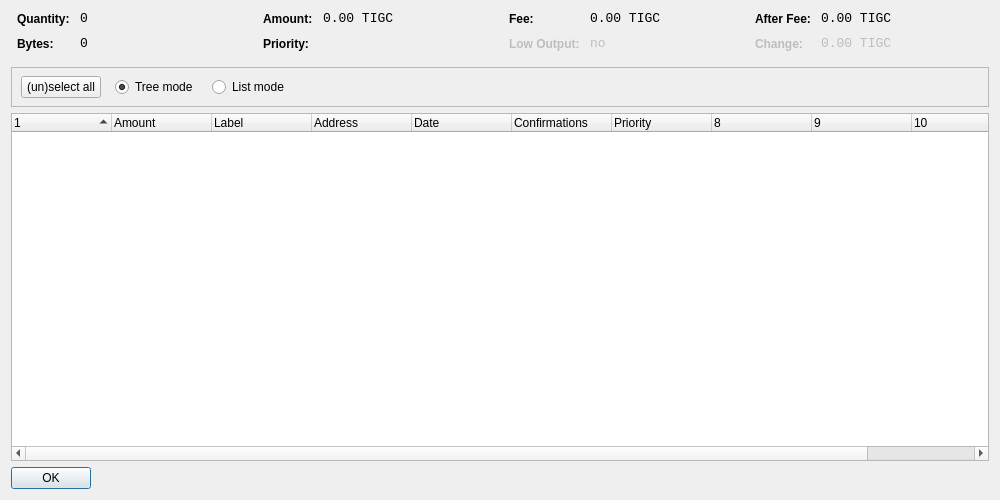
<?xml version="1.0" encoding="UTF-8"?>
<ui version="4.0">
 <class>CoinControlDialog</class>
 <widget class="QDialog" name="CoinControlDialog">
  <property name="geometry">
   <rect>
    <x>0</x>
    <y>0</y>
    <width>1000</width>
    <height>500</height>
   </rect>
  </property>
  <property name="windowTitle">
   <string>Coin Control</string>
  </property>
  <layout class="QVBoxLayout" name="verticalLayout">
   <item>
    <layout class="QHBoxLayout" name="horizontalLayoutTop" stretch="0,0,0,0">
     <property name="topMargin">
      <number>0</number>
     </property>
     <property name="bottomMargin">
      <number>10</number>
     </property>
     <item>
      <layout class="QFormLayout" name="formLayoutCoinControl1">
       <property name="horizontalSpacing">
        <number>10</number>
       </property>
       <property name="verticalSpacing">
        <number>10</number>
       </property>
       <property name="leftMargin">
        <number>6</number>
       </property>
       <property name="rightMargin">
        <number>6</number>
       </property>
       <item row="0" column="0">
        <widget class="QLabel" name="labelCoinControlQuantityText">
         <property name="styleSheet">
          <string notr="true">font-weight:bold;</string>
         </property>
         <property name="text">
          <string>Quantity:</string>
         </property>
        </widget>
       </item>
       <item row="0" column="1">
        <widget class="QLabel" name="labelCoinControlQuantity">
         <property name="font">
          <font>
           <family>Monospace</family>
           <pointsize>10</pointsize>
          </font>
         </property>
         <property name="cursor">
          <cursorShape>IBeamCursor</cursorShape>
         </property>
         <property name="contextMenuPolicy">
          <enum>Qt::ActionsContextMenu</enum>
         </property>
         <property name="text">
          <string notr="true">0</string>
         </property>
         <property name="textInteractionFlags">
          <set>Qt::LinksAccessibleByMouse|Qt::TextSelectableByKeyboard|Qt::TextSelectableByMouse</set>
         </property>
        </widget>
       </item>
       <item row="1" column="0">
        <widget class="QLabel" name="labelCoinControlBytesText">
         <property name="styleSheet">
          <string notr="true">font-weight:bold;</string>
         </property>
         <property name="text">
          <string>Bytes:</string>
         </property>
        </widget>
       </item>
       <item row="1" column="1">
        <widget class="QLabel" name="labelCoinControlBytes">
         <property name="font">
          <font>
           <family>Monospace</family>
           <pointsize>10</pointsize>
          </font>
         </property>
         <property name="cursor">
          <cursorShape>IBeamCursor</cursorShape>
         </property>
         <property name="contextMenuPolicy">
          <enum>Qt::ActionsContextMenu</enum>
         </property>
         <property name="text">
          <string notr="true">0</string>
         </property>
         <property name="textInteractionFlags">
          <set>Qt::LinksAccessibleByMouse|Qt::TextSelectableByKeyboard|Qt::TextSelectableByMouse</set>
         </property>
        </widget>
       </item>
      </layout>
     </item>
     <item>
      <layout class="QFormLayout" name="formLayoutCoinControl2">
       <property name="horizontalSpacing">
        <number>10</number>
       </property>
       <property name="verticalSpacing">
        <number>10</number>
       </property>
       <property name="leftMargin">
        <number>6</number>
       </property>
       <property name="rightMargin">
        <number>6</number>
       </property>
       <item row="0" column="0">
        <widget class="QLabel" name="labelCoinControlAmountText">
         <property name="styleSheet">
          <string notr="true">font-weight:bold;</string>
         </property>
         <property name="text">
          <string>Amount:</string>
         </property>
        </widget>
       </item>
       <item row="0" column="1">
        <widget class="QLabel" name="labelCoinControlAmount">
         <property name="font">
          <font>
           <family>Monospace</family>
           <pointsize>10</pointsize>
          </font>
         </property>
         <property name="cursor">
          <cursorShape>IBeamCursor</cursorShape>
         </property>
         <property name="contextMenuPolicy">
          <enum>Qt::ActionsContextMenu</enum>
         </property>
         <property name="text">
          <string notr="true">0.00 TIGC</string>
         </property>
         <property name="textInteractionFlags">
          <set>Qt::LinksAccessibleByMouse|Qt::TextSelectableByKeyboard|Qt::TextSelectableByMouse</set>
         </property>
        </widget>
       </item>
       <item row="1" column="0">
        <widget class="QLabel" name="labelCoinControlPriorityText">
         <property name="styleSheet">
          <string notr="true">font-weight:bold;</string>
         </property>
         <property name="text">
          <string>Priority:</string>
         </property>
        </widget>
       </item>
       <item row="1" column="1">
        <widget class="QLabel" name="labelCoinControlPriority">
         <property name="font">
          <font>
           <family>Monospace</family>
           <pointsize>10</pointsize>
          </font>
         </property>
         <property name="cursor">
          <cursorShape>IBeamCursor</cursorShape>
         </property>
         <property name="contextMenuPolicy">
          <enum>Qt::ActionsContextMenu</enum>
         </property>
         <property name="text">
          <string/>
         </property>
         <property name="textInteractionFlags">
          <set>Qt::LinksAccessibleByMouse|Qt::TextSelectableByKeyboard|Qt::TextSelectableByMouse</set>
         </property>
        </widget>
       </item>
      </layout>
     </item>
     <item>
      <layout class="QFormLayout" name="formLayoutCoinControl3">
       <property name="horizontalSpacing">
        <number>10</number>
       </property>
       <property name="verticalSpacing">
        <number>10</number>
       </property>
       <property name="leftMargin">
        <number>6</number>
       </property>
       <property name="rightMargin">
        <number>6</number>
       </property>
       <item row="0" column="0">
        <widget class="QLabel" name="labelCoinControlFeeText">
         <property name="styleSheet">
          <string notr="true">font-weight:bold;</string>
         </property>
         <property name="text">
          <string>Fee:</string>
         </property>
        </widget>
       </item>
       <item row="0" column="1">
        <widget class="QLabel" name="labelCoinControlFee">
         <property name="font">
          <font>
           <family>Monospace</family>
           <pointsize>10</pointsize>
          </font>
         </property>
         <property name="cursor">
          <cursorShape>IBeamCursor</cursorShape>
         </property>
         <property name="contextMenuPolicy">
          <enum>Qt::ActionsContextMenu</enum>
         </property>
         <property name="text">
          <string notr="true">0.00 TIGC</string>
         </property>
         <property name="textInteractionFlags">
          <set>Qt::LinksAccessibleByMouse|Qt::TextSelectableByKeyboard|Qt::TextSelectableByMouse</set>
         </property>
        </widget>
       </item>
       <item row="1" column="0">
        <widget class="QLabel" name="labelCoinControlLowOutputText">
         <property name="enabled">
          <bool>false</bool>
         </property>
         <property name="styleSheet">
          <string notr="true">font-weight:bold;</string>
         </property>
         <property name="text">
          <string>Low Output:</string>
         </property>
        </widget>
       </item>
       <item row="1" column="1">
        <widget class="QLabel" name="labelCoinControlLowOutput">
         <property name="enabled">
          <bool>false</bool>
         </property>
         <property name="font">
          <font>
           <family>Monospace</family>
           <pointsize>10</pointsize>
          </font>
         </property>
         <property name="cursor">
          <cursorShape>IBeamCursor</cursorShape>
         </property>
         <property name="contextMenuPolicy">
          <enum>Qt::ActionsContextMenu</enum>
         </property>
         <property name="text">
          <string notr="true">no</string>
         </property>
         <property name="textInteractionFlags">
          <set>Qt::LinksAccessibleByMouse|Qt::TextSelectableByKeyboard|Qt::TextSelectableByMouse</set>
         </property>
        </widget>
       </item>
      </layout>
     </item>
     <item>
      <layout class="QFormLayout" name="formLayoutCoinControl4">
       <property name="horizontalSpacing">
        <number>10</number>
       </property>
       <property name="verticalSpacing">
        <number>10</number>
       </property>
       <property name="leftMargin">
        <number>6</number>
       </property>
       <property name="rightMargin">
        <number>6</number>
       </property>
       <item row="0" column="0">
        <widget class="QLabel" name="labelCoinControlAfterFeeText">
         <property name="styleSheet">
          <string notr="true">font-weight:bold;</string>
         </property>
         <property name="text">
          <string>After Fee:</string>
         </property>
        </widget>
       </item>
       <item row="0" column="1">
        <widget class="QLabel" name="labelCoinControlAfterFee">
         <property name="font">
          <font>
           <family>Monospace</family>
           <pointsize>10</pointsize>
          </font>
         </property>
         <property name="cursor">
          <cursorShape>IBeamCursor</cursorShape>
         </property>
         <property name="contextMenuPolicy">
          <enum>Qt::ActionsContextMenu</enum>
         </property>
         <property name="text">
          <string notr="true">0.00 TIGC</string>
         </property>
         <property name="textInteractionFlags">
          <set>Qt::LinksAccessibleByMouse|Qt::TextSelectableByKeyboard|Qt::TextSelectableByMouse</set>
         </property>
        </widget>
       </item>
       <item row="1" column="0">
        <widget class="QLabel" name="labelCoinControlChangeText">
         <property name="enabled">
          <bool>false</bool>
         </property>
         <property name="styleSheet">
          <string notr="true">font-weight:bold;</string>
         </property>
         <property name="text">
          <string>Change:</string>
         </property>
        </widget>
       </item>
       <item row="1" column="1">
        <widget class="QLabel" name="labelCoinControlChange">
         <property name="enabled">
          <bool>false</bool>
         </property>
         <property name="font">
          <font>
           <family>Monospace</family>
           <pointsize>10</pointsize>
          </font>
         </property>
         <property name="cursor">
          <cursorShape>IBeamCursor</cursorShape>
         </property>
         <property name="contextMenuPolicy">
          <enum>Qt::ActionsContextMenu</enum>
         </property>
         <property name="text">
          <string notr="true">0.00 TIGC</string>
         </property>
         <property name="textInteractionFlags">
          <set>Qt::LinksAccessibleByMouse|Qt::TextSelectableByKeyboard|Qt::TextSelectableByMouse</set>
         </property>
        </widget>
       </item>
      </layout>
     </item>
    </layout>
   </item>
   <item>
    <widget class="QFrame" name="frame">
     <property name="minimumSize">
      <size>
       <width>0</width>
       <height>40</height>
      </size>
     </property>
     <property name="frameShape">
      <enum>QFrame::StyledPanel</enum>
     </property>
     <property name="frameShadow">
      <enum>QFrame::Sunken</enum>
     </property>
     <widget class="QWidget" name="horizontalLayoutWidget">
      <property name="geometry">
       <rect>
        <x>10</x>
        <y>0</y>
        <width>781</width>
        <height>41</height>
       </rect>
      </property>
      <layout class="QHBoxLayout" name="horizontalLayoutPanel" stretch="0,0,0,0,0">
       <property name="spacing">
        <number>14</number>
       </property>
       <item>
        <widget class="QPushButton" name="pushButtonSelectAll">
         <property name="sizePolicy">
          <sizepolicy hsizetype="Maximum" vsizetype="Fixed">
           <horstretch>0</horstretch>
           <verstretch>0</verstretch>
          </sizepolicy>
         </property>
         <property name="text">
          <string>(un)select all</string>
         </property>
        </widget>
       </item>
       <item>
        <widget class="QRadioButton" name="radioTreeMode">
         <property name="sizePolicy">
          <sizepolicy hsizetype="Maximum" vsizetype="Fixed">
           <horstretch>0</horstretch>
           <verstretch>0</verstretch>
          </sizepolicy>
         </property>
         <property name="text">
          <string>Tree mode</string>
         </property>
         <property name="checked">
          <bool>true</bool>
         </property>
        </widget>
       </item>
       <item>
        <widget class="QRadioButton" name="radioListMode">
         <property name="sizePolicy">
          <sizepolicy hsizetype="Maximum" vsizetype="Fixed">
           <horstretch>0</horstretch>
           <verstretch>0</verstretch>
          </sizepolicy>
         </property>
         <property name="text">
          <string>List mode</string>
         </property>
        </widget>
       </item>
       <item>
        <spacer name="horizontalSpacer">
         <property name="orientation">
          <enum>Qt::Horizontal</enum>
         </property>
         <property name="sizeHint" stdset="0">
          <size>
           <width>40</width>
           <height>20</height>
          </size>
         </property>
        </spacer>
       </item>
      </layout>
     </widget>
    </widget>
   </item>
   <item>
    <widget class="CoinControlTreeWidget" name="treeWidget">
     <property name="contextMenuPolicy">
      <enum>Qt::CustomContextMenu</enum>
     </property>
     <property name="sortingEnabled">
      <bool>false</bool>
     </property>
     <property name="columnCount">
      <number>11</number>
     </property>
     <attribute name="headerShowSortIndicator" stdset="0">
      <bool>true</bool>
     </attribute>
     <attribute name="headerStretchLastSection">
      <bool>false</bool>
     </attribute>
     <column>
      <property name="text">
       <string/>
      </property>
     </column>
     <column>
      <property name="text">
       <string>Amount</string>
      </property>
     </column>
     <column>
      <property name="text">
       <string>Label</string>
      </property>
     </column>
     <column>
      <property name="text">
       <string>Address</string>
      </property>
     </column>
     <column>
      <property name="text">
       <string>Date</string>
      </property>
     </column>
     <column>
      <property name="text">
       <string>Confirmations</string>
      </property>
      <property name="toolTip">
       <string>Confirmed</string>
      </property>
     </column>
     <column>
      <property name="text">
       <string>Priority</string>
      </property>
     </column>
     <column>
      <property name="text">
       <string/>
      </property>
     </column>
     <column>
      <property name="text">
       <string/>
      </property>
     </column>
     <column>
      <property name="text">
       <string/>
      </property>
     </column>
     <column>
      <property name="text">
       <string/>
      </property>
     </column>
    </widget>
   </item>
   <item>
    <widget class="QDialogButtonBox" name="buttonBox">
     <property name="sizePolicy">
      <sizepolicy hsizetype="Maximum" vsizetype="Fixed">
       <horstretch>0</horstretch>
       <verstretch>0</verstretch>
      </sizepolicy>
     </property>
     <property name="orientation">
      <enum>Qt::Horizontal</enum>
     </property>
     <property name="standardButtons">
      <set>QDialogButtonBox::Ok</set>
     </property>
    </widget>
   </item>
  </layout>
 </widget>
 <customwidgets>
  <customwidget>
   <class>CoinControlTreeWidget</class>
   <extends>QTreeWidget</extends>
   <header>coincontroltreewidget.h</header>
  </customwidget>
 </customwidgets>
 <resources/>
 <connections/>
</ui>
